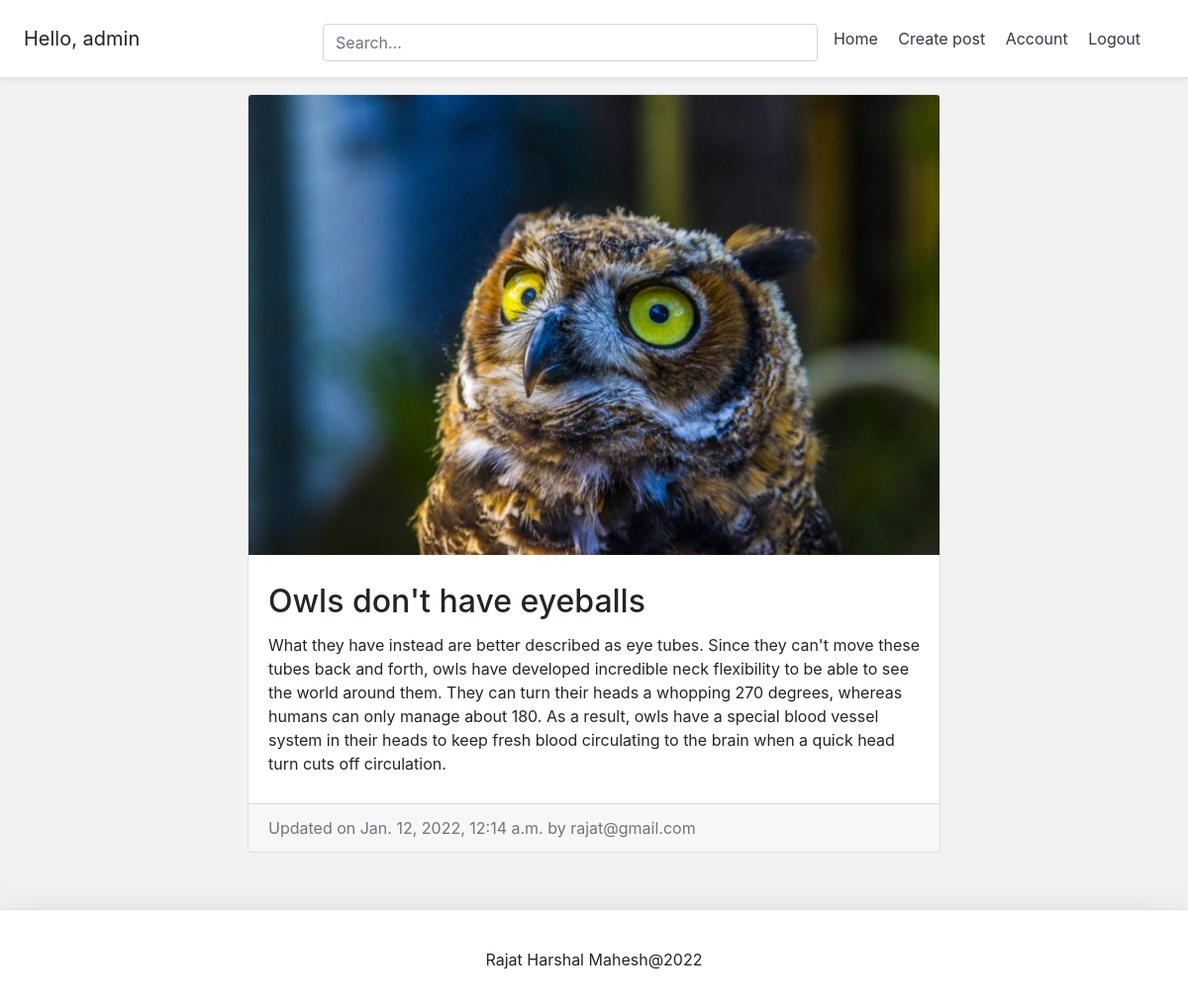
Screenshot of /blog/rajat-owls-dont-have-eyeballs/ (signed in) with the database file from the repository.
### account/models.py (models this page shows, shortened)
class Account(AbstractBaseUser):
	email 					= models.EmailField(verbose_name="email", max_length=60, unique=True)
	username 				= models.CharField(max_length=30, unique=True)
	date_joined				= models.DateTimeField(verbose_name='date joined', auto_now_add=True)
	last_login				= models.DateTimeField(verbose_name='last login', auto_now=True)
	is_admin				= models.BooleanField(default=False)
	is_active				= models.BooleanField(default=True)
	is_staff				= models.BooleanField(default=False)
	is_superuser			= models.BooleanField(default=False)
	USERNAME_FIELD = 'email'
	REQUIRED_FIELDS = ['username']
	objects = MyAccountManager()
	def __str__(self):
		return self.email

### blog/models.py (models this page shows, shortened)
class BlogPost(models.Model):
    title = models.CharField(max_length=50, null=False, blank=False)
    body = models.TextField(max_length=5000, null=False, blank=False)
    image = models.ImageField(upload_to=upload_location, null=True, blank=True)
    date_published = models.DateTimeField(
        auto_now_add=True, verbose_name="date published")
    date_updated = models.DateTimeField(
        auto_now=True, verbose_name="date updated")
    author = models.ForeignKey(
        settings.AUTH_USER_MODEL, on_delete=models.CASCADE)
    slug = models.SlugField(blank=True, unique=True)

### blog/views.py (the view)
# urls.py: path('<slug>/', detail_blog_view, name="detail"),
def detail_blog_view(request, slug):
    context = {}
    blog_post = get_object_or_404(BlogPost, slug=slug)
    context['blog_post'] = blog_post
    return render(request, 'blog/detail_blog.html', context)

### blog/templates/blog/detail_blog.html (shortened to what this page needs)
{% extends 'base.html' %}
{% block content %}
<div class="container">
	<div class="row">
		<div class="card m-auto">
			<img class="card-img-top" src="{{blog_post.image.url}}">
			<div class="card-body mt-2 mb-2">
			  <h2 class="card-title">{{blog_post.title}}</h2>
			  <p class="card-text">{{blog_post.body|safe}}</p>
			</div>
			<div class="card-footer text-muted">
			  Updated on {{blog_post.date_updated}} by {{blog_post.author}}
			</div>
		</div>
	</div>
</div>
{% endblock content %}

### templates/snippets/header.html (shortened to what this page needs)
<div
  class="d-flex flex-column flex-md-row align-items-center p-3 px-md-4 mb-3 bg-white border-bottom shadow-sm"
>
  <h5 class="my-0 mr-md-auto font-weight-normal">
    {% if request.user.is_authenticated %}
    <p class="m-auto">Hello, {{request.user.username}}</p>
    {% endif %}
  </h5>
  <div class="search-bar mt-sm-2 mr-2">
    <form method="get">
      <input
        class="form-control"
        type="text"
        name="q"
        id="id_q"
        placeholder="Search..."
      />
    </form>
  </div>
  <nav class="my-2 my-md-0 mr-md-3">
    {% if request.user.is_authenticated %}
    <a class="p-2 text-dark" href="{% url 'home' %}">Home</a>
    <a class="p-2 text-dark" href="{% url 'blog:create' %}">Create post</a>
    <a class="p-2 text-dark" href="{% url 'account' %}">Account</a>
    <a class="p-2 text-dark" href="{% url 'logout' %}">Logout</a>
    {% else %}
    <a class="p-2 text-dark" href="{% url 'home' %}">Home</a>
    <a class="p-2 text-dark" href="{% url 'blog:create' %}">Create post</a>
    <a class="p-2 text-dark" href="{% url 'login' %}">Login</a>
    <a class="btn btn-outline-primary" href="{% url 'register' %}">Register</a>
    {% endif %}
  </nav>
</div>

### templates/snippets/base_css.html (style rules this page uses)
body { background-color: #f2f2f2; }

### templates/snippets/header.html (style rules this page uses)
@media (min-width: 768px) { html { font-size: 16px; } }
.search-bar { margin-top: 20px; max-width: 500px; width: 100%; }
form { width: 100%; }

### blog/templates/blog/detail_blog.html (style rules this page uses)
.card { max-width: 700px; }
.card-body { padding: 20px; }

### rows the page displays
Account: user.username "admin"
BlogPost: image (picture), title "Owls don't have eyeballs", body "What they have instead are better described as eye tubes. Since they can't move these tubes back and forth, owls have developed incredible neck flexibility to be able to see the world around them. They can turn their heads a whopping 270 degrees, whereas humans can only manage about 180. As a result, owls have a special blood vessel system in their heads to keep fresh blood circulating to the brain when a quick head turn cuts off circulation.", date_updated "Jan. 12, 2022, 12:14 a.m.", author "rajat@gmail.com"
